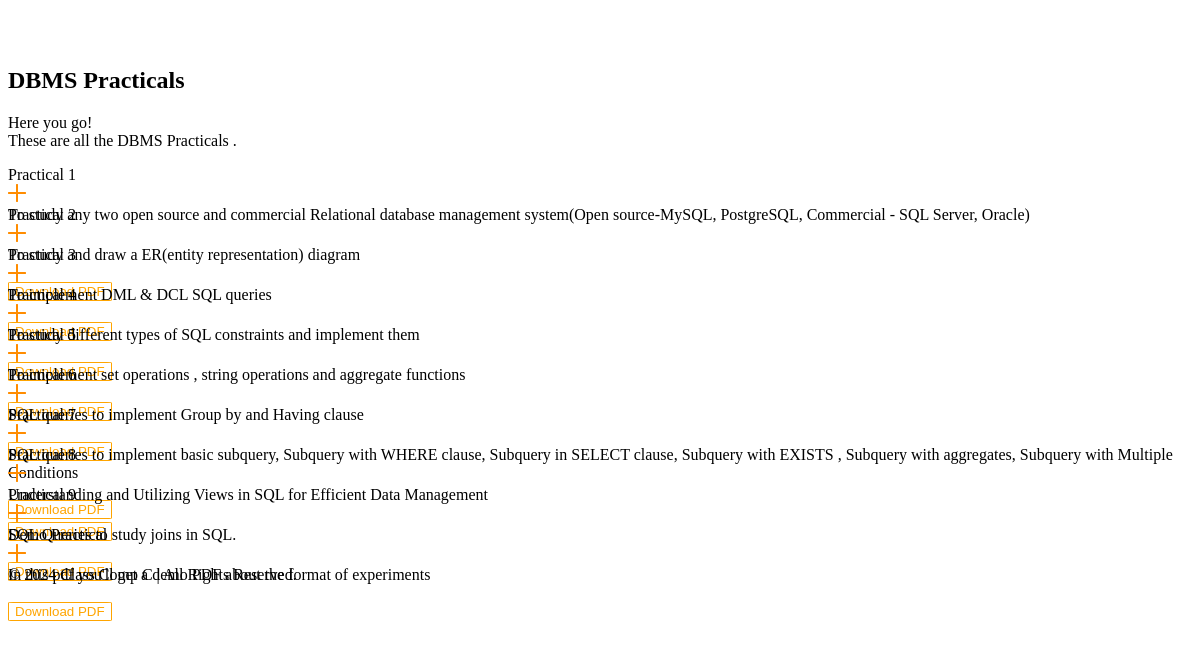
The page /Practicals/ on the database its author committed.
### files/models.py (models this page shows)
class Filepdf(models.Model):
    id = models.AutoField
    title = models.CharField(max_length=150,default = "")
    file = models.FileField(upload_to='filePDF/',default = "")
    disc = models.CharField(max_length=600,default = "")
    category = models.CharField(max_length=100,default="")
    uploaded_at = models.DateTimeField(auto_now_add=True)
    def __str__(self):
        return self.title

### files/views.py (the view)
# urls.py: path("Practicals/",views.Practicals,name="Modules"),
def Practicals(request):
    files = Filepdf.objects.all()
    print(files[:9])
    context = {
        'files' : files[:9]
    }
    return render(request, './Practicals.html',context)

### templates/Practicals.html (shortened to what this page needs)
{% extends 'Basic.html' %}
{% block section %}
<div class="padding-global">
    <div class="w-layout-blockcontainer container w-container">
        <div class="padding-section-large">
            <div class="faqs-title-wrapper">
                <h2 class="heading-style-h1"> DBMS Practicals </h2>
                <p class="text-size-regular">Here you go!<br>These are all the DBMS Practicals .</p>
            </div>
            <div class="faqs-wrapper w-dyn-list">
                <div role="list" class="faqs-list w-dyn-items">
                    <div role="list" class="faqs-list w-dyn-items">
                        <div data-w-id="c41f9944-c21d-d954-2be3-f72a8040b6ef" role="listitem"
                            class="faqs-item w-dyn-item">
                            <div class="faqs-top">
                                <div class="faqs-question">Practical 1</div>
                                <div style="color:#FF8C00" class="faqs-icon w-embed"></div>
                            </div>
                            <div style="height:0px" class="faqs-bottom">
                                <div class="faqs-bottom-inner">
                                    <div class="text-rich-text w-richtext">
                                        To study any two open source and commercial Relational database management system(Open source-MySQL, PostgreSQL, Commercial - SQL Server, Oracle)<br>
                                    </div>
                                </div>
                            </div>
                        </div>
                    {% for file in files %}
                    <div data-w-id="c41f9944-c21d-d954-2be3-f72a8040b6ef" role="listitem"
                        class="faqs-item w-dyn-item">
                        <div class="faqs-top">
                            <div class="faqs-question">{{file.title}}</div>
                            <div style="color:#FF8C00" class="faqs-icon w-embed"></div>
                        </div>
                        <div style="height:0px" class="faqs-bottom">
                            <div class="faqs-bottom-inner">
                                <div class="text-rich-text w-richtext">
                                    {{file.disc}}<br><br>
                                    <a href="{% url 'download_file' file.id %}"><button>Download PDF</button></a>
                                </div>
                            </div>
                        </div>
                    </div>
                    {% endfor %}
                </div>
            </div>
        </div>
    </div>
</div>
{% endblock %}

### templates/Basic.html (style rules this page uses)
* { -webkit-font-smoothing: antialiased; -moz-osx-font-smoothing: grayscale; -o-font-smoothing: antialiased; }

### templates/Practicals.html (style rules this page uses)
.text-rich-text button { border: 1px solid orange; color: orange; background-color: transparent; border-radius: 5%; transition: all 0.5s; }

### rows shown on the page
Filepdf: title "Practical 2", disc "To study and draw a ER(entity representation) diagram"
Filepdf: title "Practical 3", disc "To implement DML & DCL SQL queries"
Filepdf: title "Practical 4", disc "To study different types of SQL constraints and implement them"
Filepdf: title "Practical 5", disc "To implement set operations , string operations and aggregate functions"
Filepdf: title "Practical 6", disc "SQL queries to implement Group by and Having clause"
Filepdf: title "Practical 7", disc "SQL queries to implement basic subquery, Subquery with WHERE clause, Subquery in SELECT clause, Subquery with EXISTS , Subquery with aggregates, Subquery with Multiple Conditions"
Filepdf: title "Practical 8", disc "Understanding and Utilizing Views in SQL for Efficient Data Management"
Filepdf: title "Practical 9", disc "SQL Queries to study joins in SQL."
Filepdf: title "Demo Practical", disc "In this pdf you'll get a demo PDF about the format of experiments"
